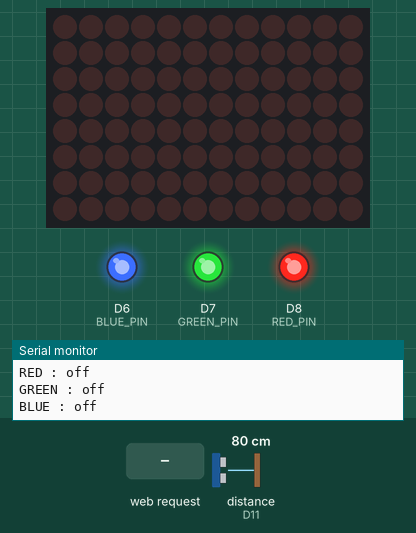
Recording of a sketch running on a simulated Arduino Uno R4 WiFi. Parts: 12×8 LED matrix, output pins drawn as LEDs (lit = HIGH), the last lines printed to the serial monitor. Wiring (inferred from the names in the program): ultrasonic range finder: trigger D9; echo D11. The inputs (shaded band) are chosen by the test bench; at power-on: distance to the obstacle (sensor on D11) 80 cm. The echo pulse lasts 58.3 µs per cm; WiFi joins after 1.5 s; servers stay silent unless stated; pins used as bus, display or sensor lines are not drawn.

Above: at 2.7 s.
2.8 s: HTTP request GET /red received
5.0 s: distance to the obstacle (sensor on D11) set to 14 cm
7.7 s: distance to the obstacle (sensor on D11) set to 10 cm
At 10.1 s:
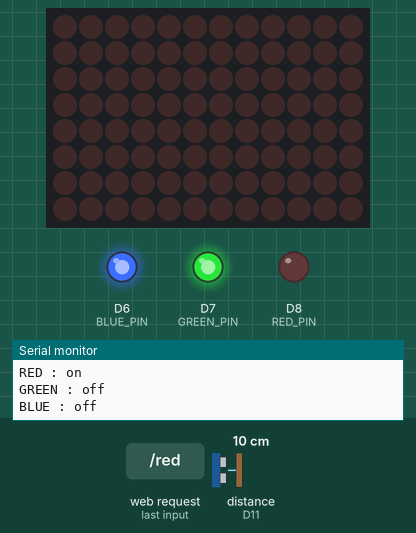
11.0 s: HTTP request GET /green received
At 13.7 s:
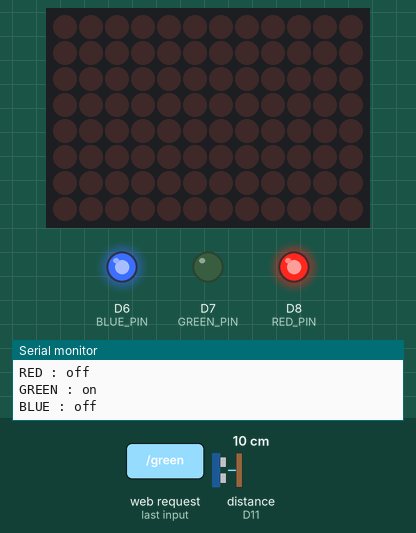
14.0 s: HTTP request GET /blue received
At 16.5 s:
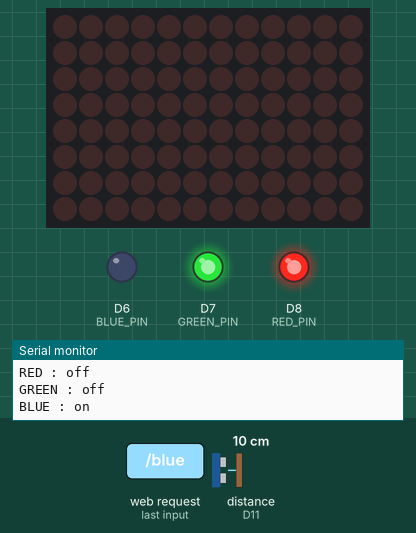
17.0 s: distance to the obstacle (sensor on D11) set to 18 cm
At 19.0 s:
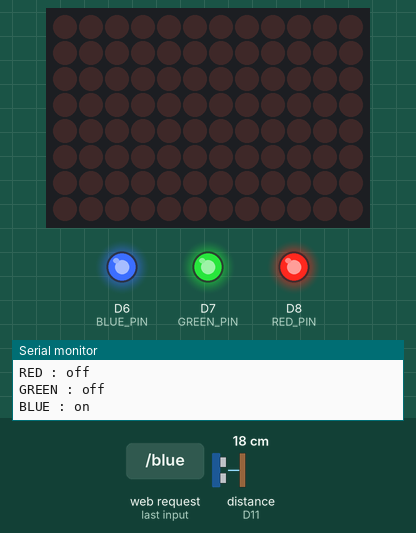
Timing chart, 0 to 20.5 s (numbered marks = the images above; inputs shaded):
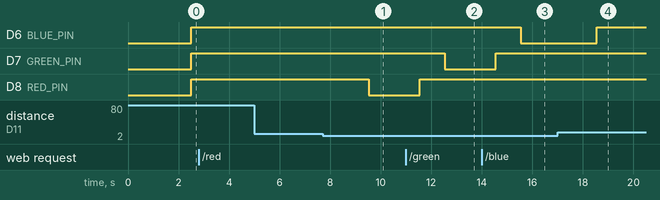

The sketch:

code_project_c.ino
```cpp
#include <WiFiS3.h>
#include "Arduino_LED_Matrix.h"

ArduinoLEDMatrix matrix;
uint32_t frame_off[3] = { 0, 0, 0 };
uint32_t frame_on[3] = { 0x0E011011, 0x01F01001, 0x800F0000 };

const char* ssid = "pw";  // Your SSID
const char* password = "qwert245";         // No password for open networks

const int trigPin = 9;
const int echoPin = 11;

const int RED_PIN = 8;
const int GREEN_PIN = 7;
const int BLUE_PIN = 6;

long duration;
int distanceCm, distanceInch;
int status = WL_IDLE_STATUS;

String outputbegin = "on";
String outputR = "off";
String outputG= "off";
String outputB = "off";


String header = "";

WiFiServer server(80);

void setup() {
  Serial.begin(9600);

  connectToWiFi();
  server.begin();
  matrix.begin();

  pinMode(trigPin, OUTPUT);
  pinMode(echoPin, INPUT);

  pinMode(RED_PIN, OUTPUT);
  pinMode(GREEN_PIN, OUTPUT);
  pinMode(BLUE_PIN, OUTPUT);

}

void loop() {
    // Clear the trigPin
    digitalWrite(trigPin, LOW);
    delayMicroseconds(5);
    digitalWrite(trigPin, HIGH);
    delayMicroseconds(5);
    digitalWrite(trigPin, LOW);

    duration = pulseIn(echoPin, HIGH);
    Serial.print("Distance: ");
    Serial.print(distanceCm);
    Serial.println(" cm");
    Serial.print("WHITE : ");
    Serial.println(outputbegin);
    Serial.print("RED : ");
    Serial.println(outputR);
    Serial.print("GREEN : ");
    Serial.println(outputG);
    Serial.print("BLUE : ");
    Serial.println(outputB);
    delay(1000);
    // Calculate the distance in cm and inches
    distanceCm = duration * 0.034 / 2;
    if (distanceCm <= 10) {
        if (outputR == "on") {
            digitalWrite(RED_PIN, LOW);
            digitalWrite(GREEN_PIN, HIGH);
            digitalWrite(BLUE_PIN, HIGH);
        }
        else if (outputG == "on") {
            digitalWrite(RED_PIN, HIGH);
            digitalWrite(GREEN_PIN, LOW);
            digitalWrite(BLUE_PIN, HIGH);
        }
        else if (outputB == "on") {
            digitalWrite(RED_PIN, HIGH);
            digitalWrite(GREEN_PIN, HIGH);
            digitalWrite(BLUE_PIN, LOW);
        }
        else if (outputbegin == "on"){
            digitalWrite(RED_PIN, LOW);
            digitalWrite(GREEN_PIN, LOW);
            digitalWrite(BLUE_PIN, LOW);
        }
    }
    else {
        digitalWrite(RED_PIN, HIGH);
        digitalWrite(GREEN_PIN, HIGH);
        digitalWrite(BLUE_PIN, HIGH);
    }


  WiFiClient client = server.available();

  if (client) {
    Serial.println("new client");
    String currentLine = "";
    header = "";
    while (client.connected()) {
      if (client.available()) {
        char c = client.read();
        Serial.write(c);
        header += c;
        if (c == '\n') {
          if (currentLine.length() == 0) {
            client.println("HTTP/1.1 200 OK");
            client.println("Content-type:text/html");
            client.println();


            if (header.indexOf("GET /red") >= 0) {
                Serial.println("Setting color to RED");
                outputbegin = "off";
                outputR = "on";
                outputG = "off";
                outputB = "off";
            } else if (header.indexOf("GET /green") >= 0) {
                Serial.println("Setting color to GREEN");
                outputbegin = "off";
                outputR = "off";
                outputG = "on";
                outputB = "off";
            } else if (header.indexOf("GET /blue") >= 0) {
                Serial.println("Setting color to BLUE");
                outputbegin = "off";
                outputR = "off";
                outputG = "off";
                outputB = "on";
            } else if (header.indexOf("GET /white") >= 0) {
                Serial.println("Setting color to BLUE");
                outputbegin = "on";
                outputR = "off";
                outputG = "off";
                outputB = "off";
            }

              digitalWrite(RED_PIN, HIGH);
              digitalWrite(GREEN_PIN, HIGH);
              digitalWrite(BLUE_PIN, HIGH);

            client.println("<!DOCTYPE html><html>");
            client.println("<head><meta name=\"viewport\" content=\"width=device-width, initial-scale=1\">");
            client.println("<link rel=\"icon\" href=\"data:,\">");

            client.println("<style>html { font-family: Helvetica; display: inline-block; margin: 0px auto; text-align: center;}");
            client.println(".red { background-color: #ff0000;border: 5px; color: white; padding: 16px 60px; border-radius: 20px;");
            client.println("text-decoration: none; font-size: 30px; margin: 2px;}");
            client.println(".green {background-color: #00FF00;border: 5px; color: white; padding: 16px 40px; border-radius: 20px;");
            client.println("text-decoration: none; font-size: 30px; margin: 2px;}");
            client.println(".blue {background-color: #0000FF;border: 5px; color: white; padding: 16px 50px; border-radius: 20px;");
            client.println("text-decoration: none; font-size: 30px; margin: 2px;}");
            client.println(".white {background-color: #666;border: 5px; color: white; padding: 16px 40px; border-radius: 20px;");
            client.println("text-decoration: none; font-size: 30px; margin: 2px; cursor: pointer;}</style></head>");


            client.println("<body><h1>LIGHT</h1>");
            client.println("<p><a href=\"/red\"><button class=\"red\">RED</button></a></p>");
            client.println("<p><a href=\"/green\"><button class=\"green\">GREEN</button></a></p>");
            client.println("<p><a href=\"/blue\"><button class=\"blue\">BLUE</button></a></p>");
            client.println("<p><a href=\"/white\"><button class=\"white\">WHITE</button></a></p>");

            client.println();

            break;
          } else {
            currentLine = "";
          }
        } else if (c != '\r') {
          currentLine += c;
        }
      }
    }
    client.stop();
    Serial.println("client disconnected");
  }
}
void connectToWiFi() {
  Serial.print("Connecting to ");
  Serial.println(ssid);

  // Since there’s no password, pass only the SSID
  WiFi.begin(ssid, password);

  // Wait until connected
  while (WiFi.status() != WL_CONNECTED) {
    delay(500);
    Serial.print(".");
  }

  Serial.println("\nConnected to WiFi network");

  // Print the IP address
  Serial.print("IP address: ");
  Serial.println(WiFi.localIP());
}
```

Measured:
- the behaviour switches between 12 and 11 cm on distance to the obstacle (sensor on D11) (found by bisection; images 0 and 1)
- after the input at 7.7 s, D8 (RED_PIN): HIGH → LOW after 1.8 s
- after the input at 11.0 s, D7 (GREEN_PIN): HIGH → LOW after 1.5 s; D8 (RED_PIN): LOW → HIGH after 0.54 s
- after the input at 14.0 s, D6 (BLUE_PIN): HIGH → LOW after 1.6 s; D7 (GREEN_PIN): LOW → HIGH after 0.55 s
- after the input at 17.0 s, D6 (BLUE_PIN): LOW → HIGH after 1.6 s
